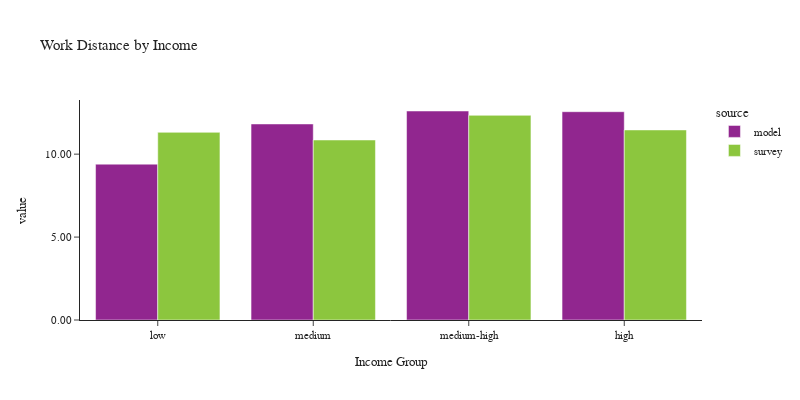

Notebook code cell kept with this figure:
### Code cell
plot_work_location(df_workers, 'hhincome_group', 'Income', 'Income Group')

### Figure 1 — Plotly figure (JSON) as saved in the notebook; plotly's stock layout.template omitted (floating-point values rounded to 4 significant figures)
{"data": [{"alignmentgroup": "True", "customdata": [[24255], [47453], [66169], [79046]], "hovertemplate": "source=model<br>hhincome_group=%{x}<br>value=%{y}<br>sample count=%{customdata[0]}<extra></extra>", "legendgroup": "model", "marker": {"color": "#91268F", "pattern": {"shape": ""}}, "name": "model", "offsetgroup": "model", "orientation": "v", "showlegend": true, "textposition": "auto", "type": "bar", "x": ["low", "medium", "medium-high", "high"], "xaxis": "x", "y": [9.397, 11.82, 12.6, 12.56], "yaxis": "y"}, {"alignmentgroup": "True", "customdata": [[591], [560], [861], [593]], "hovertemplate": "source=survey<br>hhincome_group=%{x}<br>value=%{y}<br>sample count=%{customdata[0]}<extra></extra>", "legendgroup": "survey", "marker": {"color": "#8CC63E", "pattern": {"shape": ""}}, "name": "survey", "offsetgroup": "survey", "orientation": "v", "showlegend": true, "textposition": "auto", "type": "bar", "x": ["low", "medium", "medium-high", "high"], "xaxis": "x", "y": [11.31, 10.85, 12.34, 11.46], "yaxis": "y"}], "layout": {"barmode": "group", "font": {"size": 11}, "height": 400, "legend": {"title": {"text": "source"}, "tracegroupgap": 0}, "title": {"text": "Work Distance by Income"}, "width": 800, "xaxis": {"anchor": "y", "domain": [0.0, 1.0], "title": {"text": "Income Group"}}, "yaxis": {"anchor": "x", "domain": [0.0, 1.0], "tickformat": ".2f", "title": {"text": "value"}}}}
